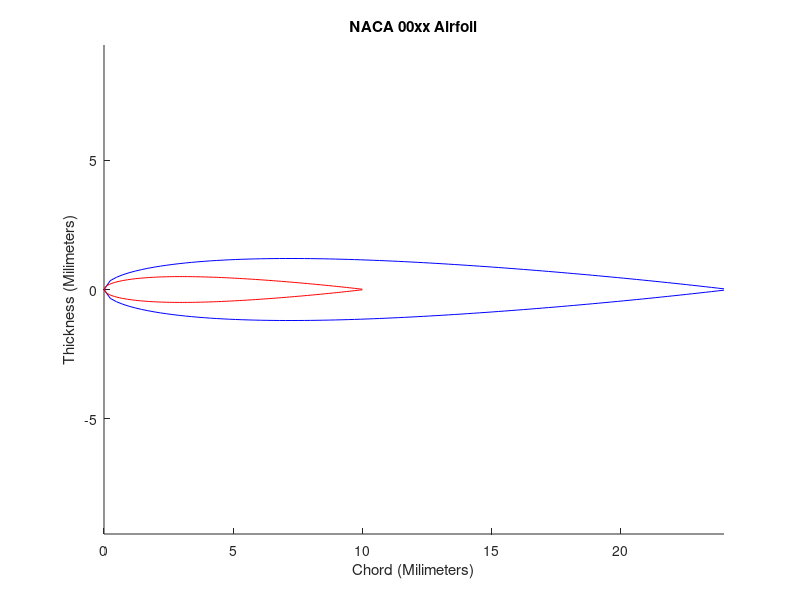

The MATLAB source for this figure: (Note: this script raises an error after producing the figure.)
%% NACA_Airfoil Points
% Code for NACA Airfoil 00xx, symmetrical 4-digit airfoil
% Written by Josh Kim - Buckeye Rocketry

% Housekeeping
clc
clear
close all

%% Initial Variables - Variables to Manipulate
rootChord = 24; % in Millimeters
tipChord = 10; % in Millimeters
sweepLength = 0;% in Millimeters

digits = 10; % Last two numbers of 00xx
x = linspace(0,1,100);
t = digits/100; 

% NACA Airfoil-00xx Equation
y = 5 * t * ( (0.2969 * x.^(1/2)) - (0.1260 * x) - (0.3516 * x.^2) + (0.2843 * x.^3) - (0.1015 * x.^4) );

yRoot = y * rootChord;
xRoot = x * rootChord;

yTip = y * tipChord;
xTip = (x * tipChord) + sweepLength;

% Graphical Representation
figure('Name', 'NACA 00xx Airfoil', 'NumberTitle', 'off')
title('NACA 00xx Airfoil')
xlabel('Chord (Milimeters)')
ylabel('Thickness (Milimeters)')
hold on
plot(xRoot, yRoot, 'b');
plot(xRoot, -yRoot, 'b');
plot(xTip, yTip, 'r');
plot(xTip, -yTip, 'r');
axis equal

% Creation of Points
z = zeros(1, 100);
rootPoints = [xRoot' yRoot' z'];
tipPoints = [xTip' yTip' z'];

% Output to Excel
writematrix(rootPoints, 'NACA_Airfoil_RootChord_Points.txt')
writematrix(tipPoints, 'NACA_Airfoil_TipChord_Points.txt')
